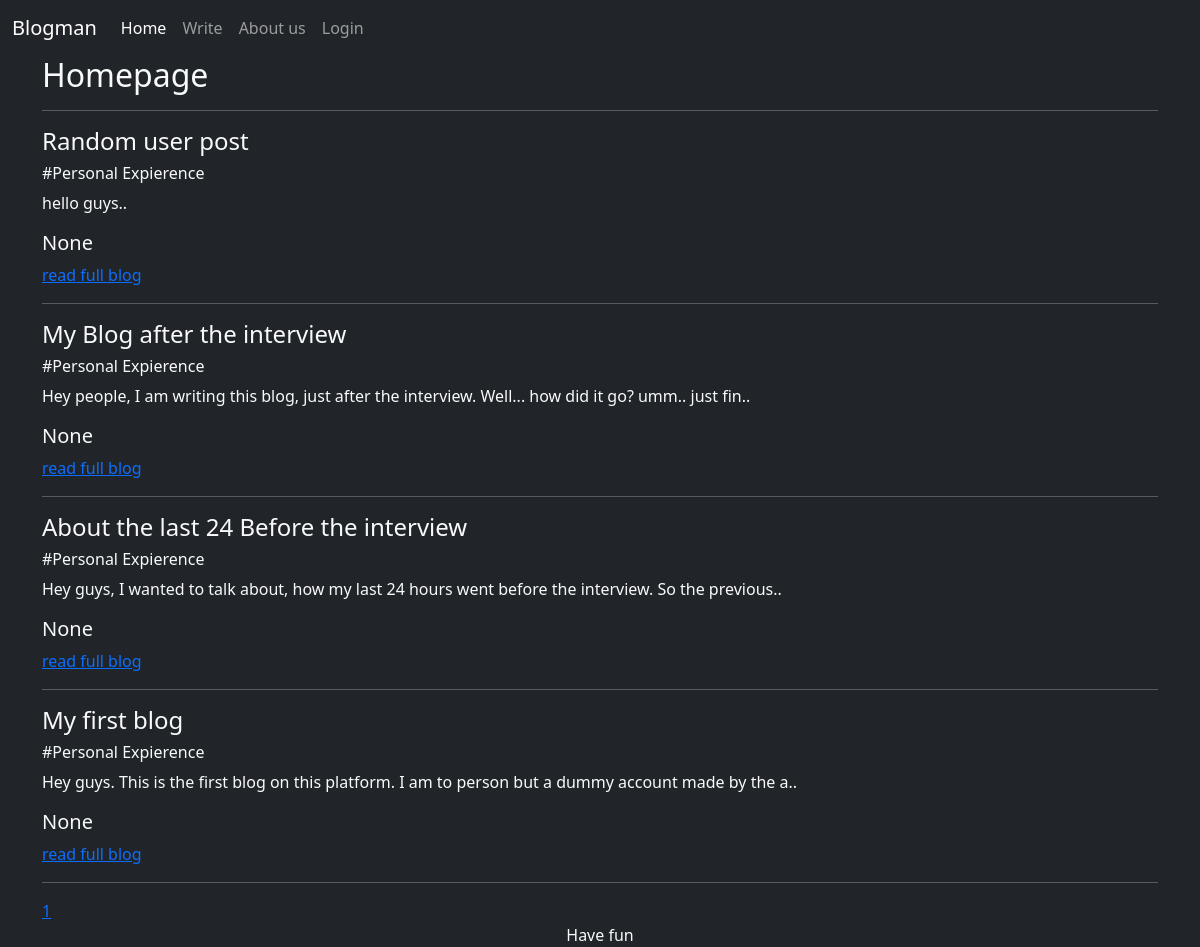
The app's page /, older data.
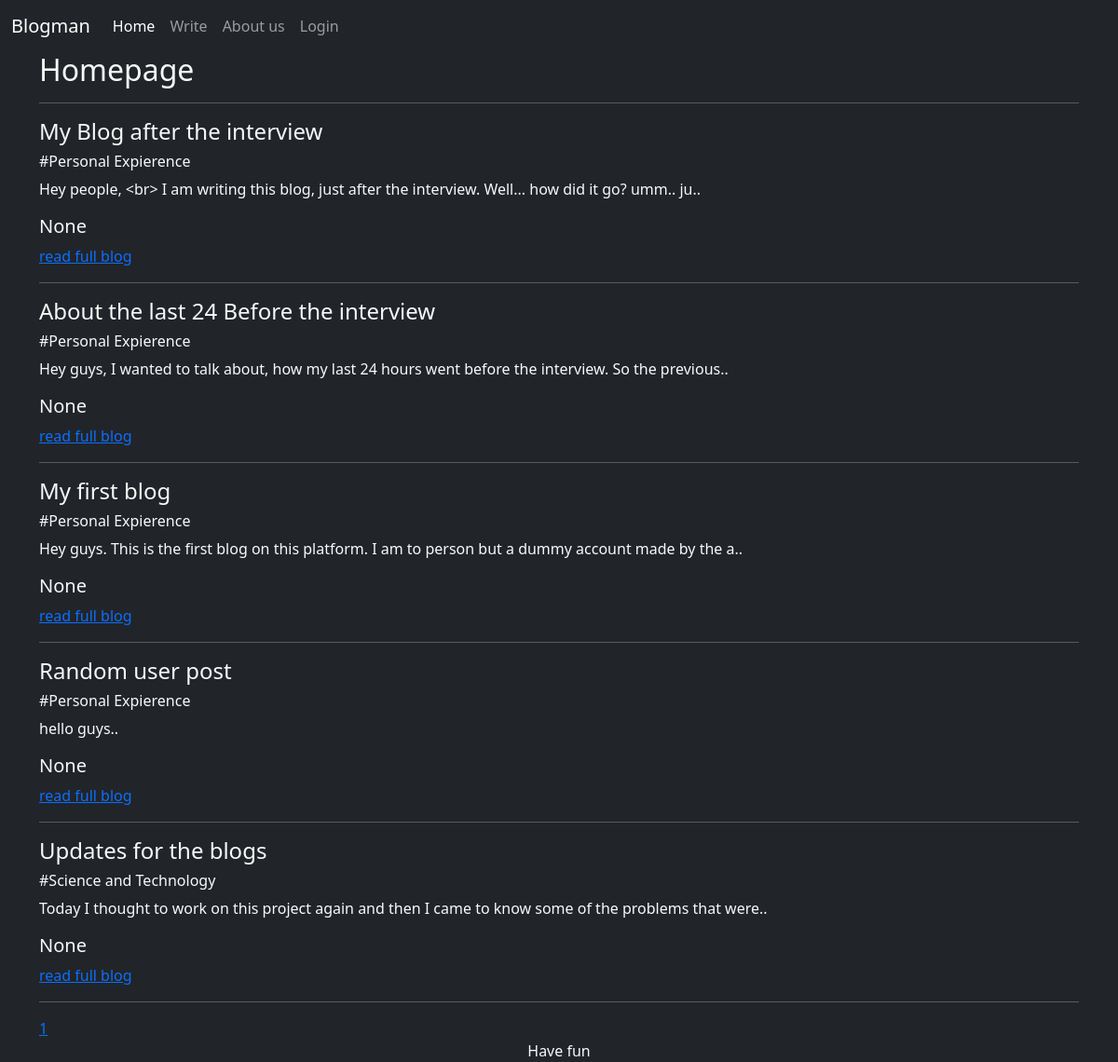
The same page, newer data.
### blogs/models.py (models this page shows, shortened)
class Blog(models.Model):
	id = models.BigAutoField(primary_key= True)
	genre_type = [
		("Science and Technology","Science and Technology"),
		("Literature","Literature"),
		("Action","Action"),
		("Personal Expierence","Personal Expierence"),
	]
	author = models.CharField(max_length=50)
	title  = models.CharField(max_length=100)
	genre  = models.CharField(max_length = 50, blank = True, null = True, choices=genre_type)
	content= models.TextField(blank = False)
	date = models.DateTimeField(blank= False)
	update_time = models.DateTimeField(blank= False, auto_now=True)
	private= models.BooleanField(default= False)
	class Meta:
		ordering = ['date']

### blogs/views.py (the view)
# urls.py: path('',blog_views.index,name="home"),
def index(request, *agrs, **kwargs):
	req_data = request.GET
	page = int(req_data.get('page')) if 'page' in req_data else 1
	start = (page-1)*page_count
	end = page_count*page
	count = (Blog.objects.filter(private=False).count() +page_count-1)//page_count
	blogs = Blog.objects.filter(private=False).order_by('-date')[start:end]
	context={
	"blogs":blogs,
	"cur":page
	}
	if page<count:
		context["last"]=count
		if page+1<count:
			context["next"]=page+1
	if page > 1:
		if page-1!=1:
			context["pre"]=page-1
		context['first']=1
	template = loader.get_template('index.html')
	return HttpResponse(template.render(context, request))

### templates/index.html (shortened to what this page needs)
{%extends 'Base.html'%}
{%block body%}
	<div class="container">
		<h2>Homepage</h2>
		<hr>
		{%for blog in blogs%}
			<h4>{{blog.title}}</h4>
			<h6>#{{blog.genre}}</h6>
			<p>
				{{blog.content|slice:100}}..
			</p>
			<h5>{{blog.date}}</h5>
			<a href="/desc/{{blog.id}}">read full blog</a>
			<hr>
		{%endfor%}
		<a  href=/?page={{cur}}>{{cur}}</a>
	</div>
{%endblock%}

Row changes from the older to the newer data that the page shows:
changed Blog "My Blog after the interview": content "Hey people, I am writing this blog, just after the interview. Well... how did it go? umm.. just fin" → "Hey people, <br> I am writing this blog, just after the interview. Well... how did it go? umm.. ju"
changed Blog "Random user post": moves down the list
added Blog: title "Updates for the blogs", genre "Science and Technology", content "Today I thought to work on this project again and then I came to know some of the problems that were", date "None"
